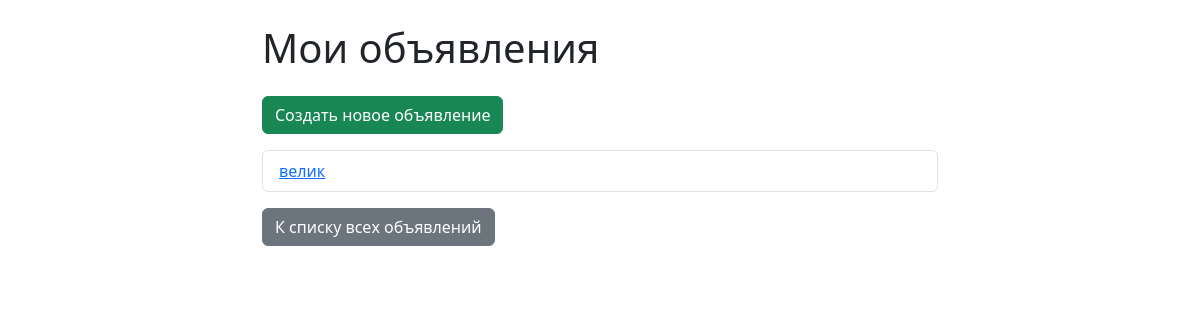
Before: /ads/my/ (signed in) with the older database file.
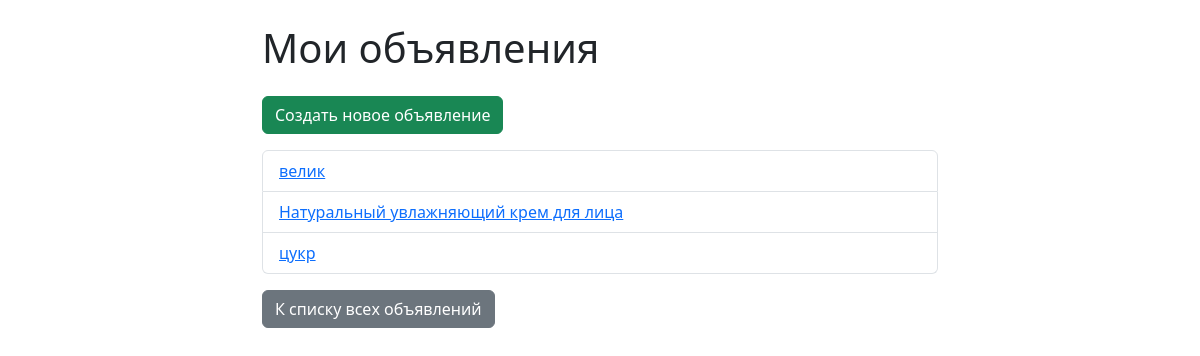
After: the same page with the newer database file.
### ads/models.py (models this page shows, shortened)
class Ad(models.Model):
    bookmarks = models.ManyToManyField(settings.AUTH_USER_MODEL, related_name='bookmarked_ads', blank=True)
    views = models.PositiveIntegerField(default=0)  # счетчик просмотров
    created_at = models.DateTimeField(auto_now_add=True)
    updated_at = models.DateTimeField(auto_now=True)
    tags = models.ManyToManyField('Tag', blank=True, related_name='ads')
    title = models.CharField("Заголовок", max_length=255)
    description = models.TextField("Описание")
    price = models.DecimalField("Цена", max_digits=10, decimal_places=2)
    city = models.CharField("Город", max_length=100)
    author = models.ForeignKey(
        settings.AUTH_USER_MODEL,
        on_delete=models.CASCADE,
        related_name='ads',
        verbose_name="Автор"
    )
    category = models.ForeignKey(
        Category,
        on_delete=models.SET_NULL,
        null=True,
        blank=True,
        related_name='ads',
        verbose_name="Категория"
    )
    slug = models.SlugField(max_length=255, null=True, blank=True, unique=True)
    created_at = models.DateTimeField("Дата создания", auto_now_add=True)

### ads/views.py (the view)
# urls.py: path('my/', views.my_ads, name='my_ads'),
@login_required
def my_ads(request):
    ads = Ad.objects.filter(author=request.user)
    return render(request, 'ads/my_ads.html', {'ads': ads})

### ads/templates/ads/my_ads.html (shortened to what this page needs)
<!DOCTYPE html>
<html lang="ru">
<head>
    <link href="https://cdn.jsdelivr.net/npm/bootstrap@5.3.0/dist/css/bootstrap.min.css" rel="stylesheet">
</head>
<body>
<div class="container mt-4" style="max-width: 700px;">
    <h1 class="mb-4">Мои объявления</h1>
    <a href="{% url 'ad_create' %}" class='btn btn-success mb-3'>Создать новое объявление</a>
    {% if ads %}
        <ul class='list-group'>
            {% for ad in ads %}
                {% if ad.slug %}
                    <li class='list-group-item'>
                        <a href="{% url 'ad_detail' slug=ad.slug %}">{{ ad.title }}</a>
                    </li>
                {% endif %}
            {% endfor %}
        </ul>
    {% else %}
        <p>У вас пока нет объявлений.</p>
    {% endif %}
    <p class='mt-3'><a href="{% url 'ad_list' %}" class='btn btn-secondary'>К списку всех объявлений</a></p>
</div>
</body>
</html>

Changed rows visible on the page:
added Ad: title "Натуральный увлажняющий крем для лица"
added Ad: title "цукр"
